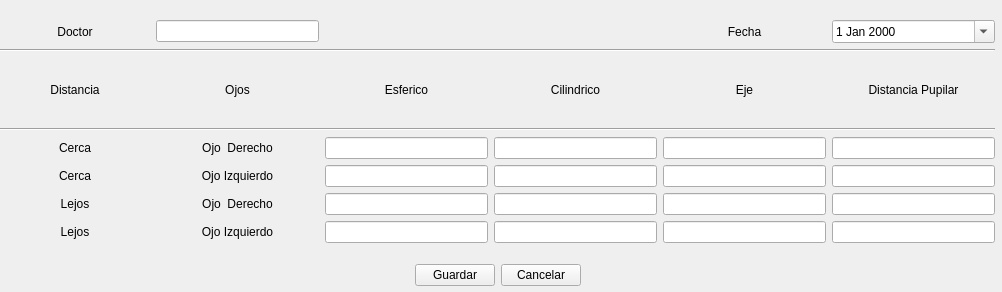
<?xml version="1.0" encoding="UTF-8"?>
<ui version="4.0">
 <class>ui_historial_clinico</class>
 <widget class="QWidget" name="ui_historial_clinico">
  <property name="geometry">
   <rect>
    <x>0</x>
    <y>0</y>
    <width>1002</width>
    <height>292</height>
   </rect>
  </property>
  <property name="windowTitle">
   <string>Form</string>
  </property>
  <widget class="QWidget" name="layoutWidget">
   <property name="geometry">
    <rect>
     <x>0</x>
     <y>0</y>
     <width>995</width>
     <height>286</height>
    </rect>
   </property>
   <layout class="QGridLayout" name="gridLayout_3">
    <item row="1" column="0">
     <spacer name="verticalSpacer_2">
      <property name="orientation">
       <enum>Qt::Vertical</enum>
      </property>
      <property name="sizeType">
       <enum>QSizePolicy::Fixed</enum>
      </property>
      <property name="sizeHint" stdset="0">
       <size>
        <width>20</width>
        <height>15</height>
       </size>
      </property>
     </spacer>
    </item>
    <item row="2" column="0">
     <layout class="QGridLayout" name="gridLayout_6">
      <item row="0" column="0">
       <spacer name="horizontalSpacer_3">
        <property name="orientation">
         <enum>Qt::Horizontal</enum>
        </property>
        <property name="sizeHint" stdset="0">
         <size>
          <width>40</width>
          <height>20</height>
         </size>
        </property>
       </spacer>
      </item>
      <item row="0" column="1">
       <widget class="QPushButton" name="pushButton_Aceptar_2">
        <property name="text">
         <string>Guardar</string>
        </property>
        <property name="shortcut">
         <string>Ctrl+G</string>
        </property>
       </widget>
      </item>
      <item row="0" column="2">
       <widget class="QPushButton" name="pushButton_Cancelar_2">
        <property name="text">
         <string>Cancelar</string>
        </property>
        <property name="shortcut">
         <string>Esc</string>
        </property>
       </widget>
      </item>
      <item row="0" column="3">
       <spacer name="horizontalSpacer_6">
        <property name="orientation">
         <enum>Qt::Horizontal</enum>
        </property>
        <property name="sizeHint" stdset="0">
         <size>
          <width>40</width>
          <height>20</height>
         </size>
        </property>
       </spacer>
      </item>
     </layout>
    </item>
    <item row="0" column="0">
     <layout class="QGridLayout" name="gridLayout_5">
      <item row="4" column="0" colspan="6">
       <widget class="Line" name="line_5">
        <property name="orientation">
         <enum>Qt::Horizontal</enum>
        </property>
       </widget>
      </item>
      <item row="8" column="1">
       <widget class="QLabel" name="label_40">
        <property name="text">
         <string>Ojo  Derecho</string>
        </property>
        <property name="alignment">
         <set>Qt::AlignCenter</set>
        </property>
       </widget>
      </item>
      <item row="3" column="4">
       <widget class="QLabel" name="label_4">
        <property name="text">
         <string>Eje</string>
        </property>
        <property name="alignment">
         <set>Qt::AlignCenter</set>
        </property>
       </widget>
      </item>
      <item row="7" column="0">
       <widget class="QLabel" name="label_35">
        <property name="text">
         <string>Cerca</string>
        </property>
        <property name="alignment">
         <set>Qt::AlignCenter</set>
        </property>
       </widget>
      </item>
      <item row="3" column="2">
       <widget class="QLabel" name="label_32">
        <property name="text">
         <string>Esferico</string>
        </property>
        <property name="alignment">
         <set>Qt::AlignCenter</set>
        </property>
       </widget>
      </item>
      <item row="7" column="1">
       <widget class="QLabel" name="label_39">
        <property name="text">
         <string>Ojo Izquierdo</string>
        </property>
        <property name="alignment">
         <set>Qt::AlignCenter</set>
        </property>
       </widget>
      </item>
      <item row="8" column="0">
       <widget class="QLabel" name="label_36">
        <property name="text">
         <string>Lejos</string>
        </property>
        <property name="alignment">
         <set>Qt::AlignCenter</set>
        </property>
       </widget>
      </item>
      <item row="0" column="4">
       <spacer name="horizontalSpacer_13">
        <property name="orientation">
         <enum>Qt::Horizontal</enum>
        </property>
        <property name="sizeType">
         <enum>QSizePolicy::Fixed</enum>
        </property>
        <property name="sizeHint" stdset="0">
         <size>
          <width>150</width>
          <height>13</height>
         </size>
        </property>
       </spacer>
      </item>
      <item row="6" column="3">
       <widget class="QLineEdit" name="lineEdit_ccd">
        <property name="alignment">
         <set>Qt::AlignCenter</set>
        </property>
       </widget>
      </item>
      <item row="3" column="0">
       <widget class="QLabel" name="label_33">
        <property name="text">
         <string>Distancia</string>
        </property>
        <property name="alignment">
         <set>Qt::AlignCenter</set>
        </property>
       </widget>
      </item>
      <item row="9" column="5">
       <widget class="QLineEdit" name="lineEdit_dli">
        <property name="alignment">
         <set>Qt::AlignCenter</set>
        </property>
       </widget>
      </item>
      <item row="7" column="4">
       <widget class="QLineEdit" name="lineEdit_ejci">
        <property name="alignment">
         <set>Qt::AlignCenter</set>
        </property>
       </widget>
      </item>
      <item row="6" column="5">
       <widget class="QLineEdit" name="lineEdit_dcd">
        <property name="alignment">
         <set>Qt::AlignCenter</set>
        </property>
       </widget>
      </item>
      <item row="3" column="3">
       <widget class="QLabel" name="label_3">
        <property name="text">
         <string>Cilindrico</string>
        </property>
        <property name="alignment">
         <set>Qt::AlignCenter</set>
        </property>
       </widget>
      </item>
      <item row="8" column="3">
       <widget class="QLineEdit" name="lineEdit_cld">
        <property name="alignment">
         <set>Qt::AlignCenter</set>
        </property>
       </widget>
      </item>
      <item row="0" column="0">
       <spacer name="horizontalSpacer_5">
        <property name="orientation">
         <enum>Qt::Horizontal</enum>
        </property>
        <property name="sizeType">
         <enum>QSizePolicy::Fixed</enum>
        </property>
        <property name="sizeHint" stdset="0">
         <size>
          <width>150</width>
          <height>13</height>
         </size>
        </property>
       </spacer>
      </item>
      <item row="3" column="1">
       <widget class="QLabel" name="label_20">
        <property name="text">
         <string>Ojos</string>
        </property>
        <property name="alignment">
         <set>Qt::AlignCenter</set>
        </property>
       </widget>
      </item>
      <item row="7" column="3">
       <widget class="QLineEdit" name="lineEdit_cci">
        <property name="alignment">
         <set>Qt::AlignCenter</set>
        </property>
       </widget>
      </item>
      <item row="9" column="4">
       <widget class="QLineEdit" name="lineEdit_ejli">
        <property name="alignment">
         <set>Qt::AlignCenter</set>
        </property>
       </widget>
      </item>
      <item row="3" column="5">
       <widget class="QLabel" name="label_5">
        <property name="text">
         <string>Distancia Pupilar</string>
        </property>
        <property name="alignment">
         <set>Qt::AlignCenter</set>
        </property>
       </widget>
      </item>
      <item row="0" column="1">
       <spacer name="horizontalSpacer_9">
        <property name="orientation">
         <enum>Qt::Horizontal</enum>
        </property>
        <property name="sizeType">
         <enum>QSizePolicy::Fixed</enum>
        </property>
        <property name="sizeHint" stdset="0">
         <size>
          <width>150</width>
          <height>13</height>
         </size>
        </property>
       </spacer>
      </item>
      <item row="2" column="0" colspan="6">
       <widget class="Line" name="line_4">
        <property name="orientation">
         <enum>Qt::Horizontal</enum>
        </property>
       </widget>
      </item>
      <item row="8" column="4">
       <widget class="QLineEdit" name="lineEdit_ejld">
        <property name="alignment">
         <set>Qt::AlignCenter</set>
        </property>
       </widget>
      </item>
      <item row="7" column="5">
       <widget class="QLineEdit" name="lineEdit_dci">
        <property name="alignment">
         <set>Qt::AlignCenter</set>
        </property>
       </widget>
      </item>
      <item row="7" column="2">
       <widget class="QLineEdit" name="lineEdit_eci">
        <property name="alignment">
         <set>Qt::AlignCenter</set>
        </property>
       </widget>
      </item>
      <item row="6" column="4">
       <widget class="QLineEdit" name="lineEdit_ejcd">
        <property name="alignment">
         <set>Qt::AlignCenter</set>
        </property>
       </widget>
      </item>
      <item row="8" column="5">
       <widget class="QLineEdit" name="lineEdit_dld">
        <property name="alignment">
         <set>Qt::AlignCenter</set>
        </property>
       </widget>
      </item>
      <item row="9" column="1">
       <widget class="QLabel" name="label_41">
        <property name="text">
         <string>Ojo Izquierdo</string>
        </property>
        <property name="alignment">
         <set>Qt::AlignCenter</set>
        </property>
       </widget>
      </item>
      <item row="9" column="3">
       <widget class="QLineEdit" name="lineEdit_cli">
        <property name="alignment">
         <set>Qt::AlignCenter</set>
        </property>
       </widget>
      </item>
      <item row="9" column="2">
       <widget class="QLineEdit" name="lineEdit_eli">
        <property name="alignment">
         <set>Qt::AlignCenter</set>
        </property>
       </widget>
      </item>
      <item row="0" column="3">
       <spacer name="horizontalSpacer_14">
        <property name="orientation">
         <enum>Qt::Horizontal</enum>
        </property>
        <property name="sizeType">
         <enum>QSizePolicy::Fixed</enum>
        </property>
        <property name="sizeHint" stdset="0">
         <size>
          <width>150</width>
          <height>13</height>
         </size>
        </property>
       </spacer>
      </item>
      <item row="6" column="2">
       <widget class="QLineEdit" name="lineEdit_ecd">
        <property name="alignment">
         <set>Qt::AlignCenter</set>
        </property>
       </widget>
      </item>
      <item row="6" column="1">
       <widget class="QLabel" name="label_38">
        <property name="text">
         <string>Ojo  Derecho</string>
        </property>
        <property name="alignment">
         <set>Qt::AlignCenter</set>
        </property>
       </widget>
      </item>
      <item row="9" column="0">
       <widget class="QLabel" name="label_37">
        <property name="text">
         <string>Lejos</string>
        </property>
        <property name="alignment">
         <set>Qt::AlignCenter</set>
        </property>
       </widget>
      </item>
      <item row="0" column="2">
       <spacer name="horizontalSpacer_10">
        <property name="orientation">
         <enum>Qt::Horizontal</enum>
        </property>
        <property name="sizeHint" stdset="0">
         <size>
          <width>40</width>
          <height>20</height>
         </size>
        </property>
       </spacer>
      </item>
      <item row="8" column="2">
       <widget class="QLineEdit" name="lineEdit_eld">
        <property name="alignment">
         <set>Qt::AlignCenter</set>
        </property>
       </widget>
      </item>
      <item row="6" column="0">
       <widget class="QLabel" name="label_34">
        <property name="text">
         <string>Cerca</string>
        </property>
        <property name="alignment">
         <set>Qt::AlignCenter</set>
        </property>
       </widget>
      </item>
      <item row="0" column="5">
       <spacer name="horizontalSpacer_15">
        <property name="orientation">
         <enum>Qt::Horizontal</enum>
        </property>
        <property name="sizeHint" stdset="0">
         <size>
          <width>40</width>
          <height>20</height>
         </size>
        </property>
       </spacer>
      </item>
      <item row="1" column="0">
       <widget class="QLabel" name="label_42">
        <property name="text">
         <string>Doctor</string>
        </property>
        <property name="alignment">
         <set>Qt::AlignCenter</set>
        </property>
       </widget>
      </item>
      <item row="1" column="1">
       <widget class="QLineEdit" name="lineEdit_doctor"/>
      </item>
      <item row="1" column="4">
       <widget class="QLabel" name="label_43">
        <property name="text">
         <string>Fecha</string>
        </property>
        <property name="alignment">
         <set>Qt::AlignCenter</set>
        </property>
       </widget>
      </item>
      <item row="1" column="5">
       <widget class="QDateEdit" name="dateEdit_fecha">
        <property name="maximumDateTime">
         <datetime>
          <hour>23</hour>
          <minute>59</minute>
          <second>59</second>
          <year>7999</year>
          <month>12</month>
          <day>31</day>
         </datetime>
        </property>
        <property name="calendarPopup">
         <bool>true</bool>
        </property>
       </widget>
      </item>
     </layout>
    </item>
   </layout>
  </widget>
 </widget>
 <resources/>
 <connections/>
</ui>
